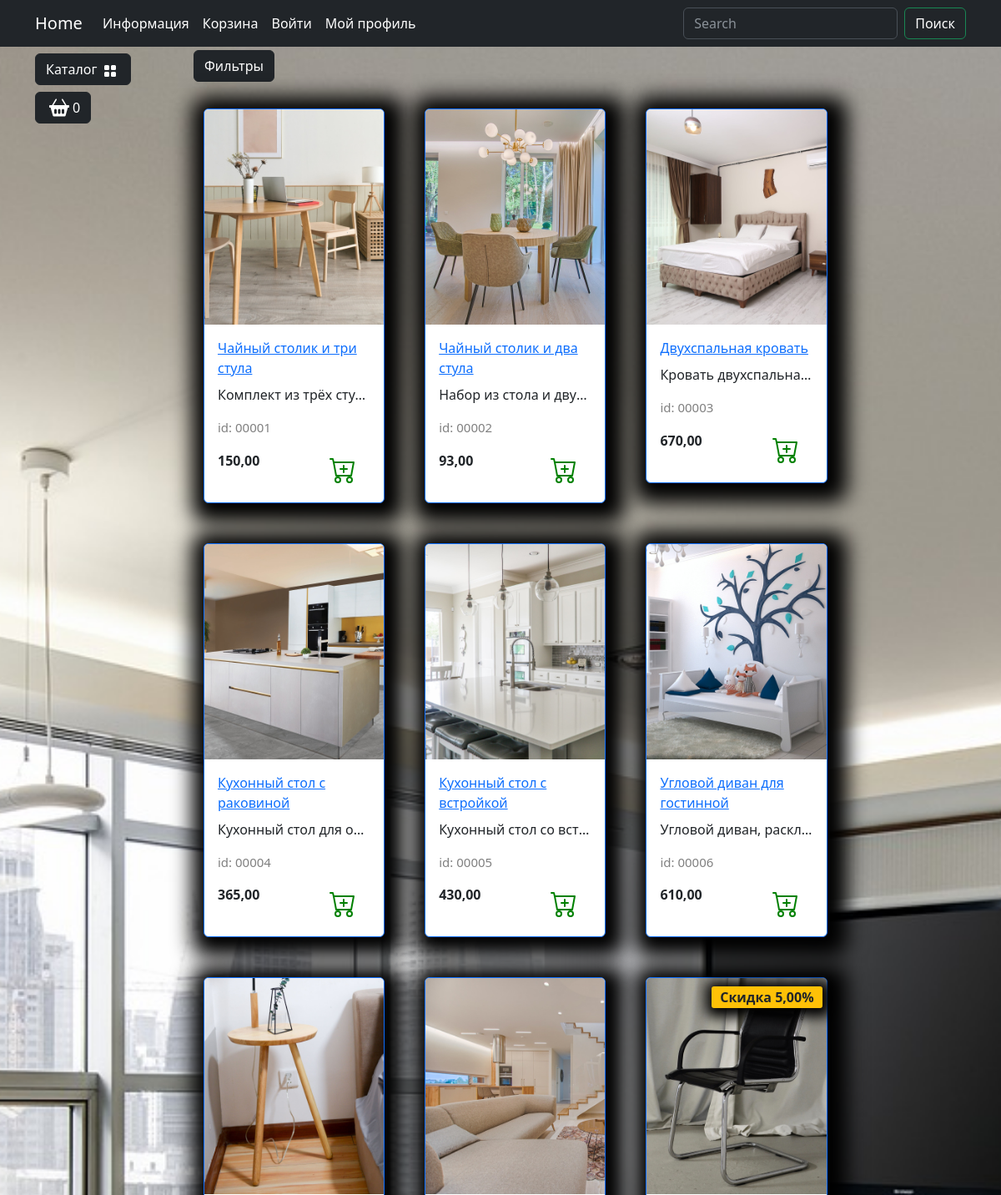
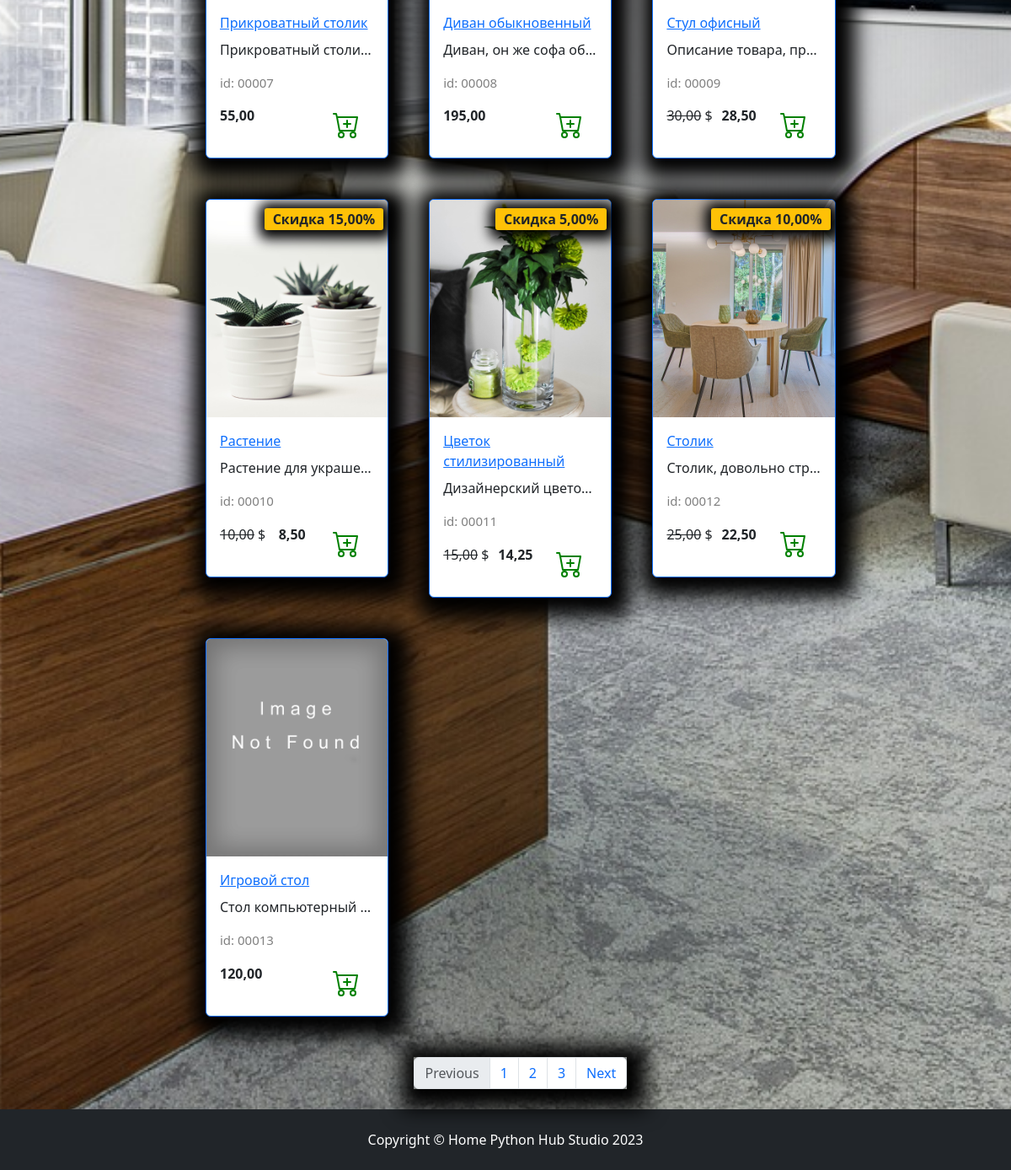
Page /catalog/ on the committed database (2 pictures, top to bottom).
### goods/models.py (models this page shows, shortened)
class Products(models.Model):
    name = models.CharField(max_length=150, unique=True, verbose_name='Название')
    slug = models.SlugField(max_length=200, unique=True, blank=True, null=True, verbose_name='URl')
    description = models.TextField(blank=True, null=True, verbose_name='Описание')
    image = models.ImageField(upload_to='goods_images', blank=True, null=True, verbose_name='Изображение')
    price = models.DecimalField(default=0.00, decimal_places=2, max_digits=7, verbose_name='Цена')
    discount = models.DecimalField(default=0.00, decimal_places=2, max_digits=4, verbose_name='Скидка в %')
    quantity = models.PositiveIntegerField(default=0, verbose_name='Количество')
    category = models.ForeignKey(to=Categories, on_delete=models.CASCADE, verbose_name='Категория')
    class Meta:
        db_table = 'product'
        verbose_name = 'Продукт'
        verbose_name_plural = 'Продукты'
    def display_id(self):
        return f'{self.id:05}'
    def sell_price(self):
        if self.discount:
            return round(self.price - self.price*self.discount/100, 2)
        return self.price

### goods/views.py (the view)
# urls.py: path('catalog/', include('goods.urls', namespace='catalog')),
def catalog(request) -> HttpResponse:
    goods: BaseManager[Products] = Products.objects.all()
    context: dict[str, Any] = {
        'title': 'Home - Каталог',
        'goods': goods
    }
    return render(request, 'goods/catalog.html', context)

### goods/templatetags/goods_tags.py (called while the page is built)
@register.simple_tag()
def tag_categories() -> BaseManager[Categories]:
    return Categories.objects.all()

### goods/templates/goods/catalog.html (shortened to what this page needs)
{% extends "main/base.html" %}
{% load static %}
{% block content %}
    <div class="col-lg-10">
        <div class="row">
            <div class="dropdown mb-2">
                <button class="btn btn-secondary dropdown-toggle btn-dark" type="button" data-bs-toggle="dropdown"
                        aria-expanded="false">
                    Фильтры
                </button>
            </div>
            {% for product in goods %}
                <div class="col-lg-4 col-md-6 p-4">
                    <div class="card border-primary rounded custom-shadow">
                        {% if product.image %}
                            <img src="{{ product.image.url }}" class="card-img-top" alt="{{ product.name }}">
                        {% else %}
                            <img src="{% static "deps/images/Not found image.png" %}" class="card-img-top" alt="...">
                        {% endif %}
                        <div class="card-body">
                            <a href="../goods/product.html">
                                <p class="card-title">{{ product.name }}</p>
                            </a>
                            <p class="card-text text-truncate">{{ product.description }}</p>
                            <p class="product_id">id: {{ product.display_id }}</p>
                            <div class="d-flex justify-content-between">
                                {% if product.discount %}
                                    <p><s>{{ product.price }}</s> $</p>
                                    <p><strong>{{ product.sell_price }}</strong></p>
                                    <span class="badge bg-warning text-dark">Скидка {{ product.discount }}%</span>
                                {% else %}
                                    <p><strong>{{ product.price }}</strong></p>
                                {% endif %}
                                <a href="#" class="btn add-to-cart">
                                    <img class="mx-1" src="{% static "/deps/icons/cart-plus.svg" %}" alt="Catalog Icon"
                                         width="32" height="32">
                                </a>
                            </div>
                        </div>
                    </div>
                </div>
            {% endfor %}
        </div>
        <nav aria-label="Page navigation example">
            <ul class="pagination justify-content-center my-4">
                <div class="custom-shadow d-flex">
                    <li class="page-item disabled">
                        <a class="page-link">Previous</a>
                    </li>
                    <li class="page-item"><a class="page-link" href="#">1</a></li>
                    <li class="page-item"><a class="page-link" href="#">2</a></li>
                    <li class="page-item"><a class="page-link" href="#">3</a></li>
                    <li class="page-item">
                        <a class="page-link" href="#">Next</a>
                    </li>
                </div>
            </ul>
        </nav>
    </div>
{% endblock %}
{% block footer %}
    <footer class="py-4 bg-dark">
        <div class="container">
            <p class="m-0 text-center text-white">Copyright &copy; Home Python Hub Studio 2023</p>
        </div>
    </footer>
{% endblock %}

### main/templates/main/base.html (shortened to what this page needs)
{% load static %}
{% load goods_tags %}
<!DOCTYPE html>
<html lang="en">
<head>
    <link rel="stylesheet" href="{% static "deps/css/bootstrap/bootstrap.min.css" %}">
    <link rel="stylesheet" href="{% static "deps/css/my_css.css" %}">
</head>
<body>
<header>
    <nav class="navbar navbar-expand-lg bg-dark" data-bs-theme="dark">
        <div class="container">
            <a class="navbar-brand" href="{%  url "main:index" %}">Home</a>
            <div class="collapse navbar-collapse" id="navbarSupportedContent">
                <ul class="navbar-nav me-auto mb-2 mb-lg-0">
                    <li class="nav-item dropdown ">
                        <a class="nav-link dropdown-toggle text-white" href="#" role="button"
                           data-bs-toggle="dropdown" aria-expanded="false">
                            Информация
                        </a>
                    </li>
                    <li class="nav-item">
                        <a class="nav-link  text-white" href="carts/cart.html">Корзина</a>
                    </li>
                    <li class="nav-item">
                        <a class="nav-link  text-white" href="users/login.html">Войти</a>
                    </li>
                    <li class="nav-item dropdown ">
                        <a class="nav-link dropdown-toggle text-white" href="#" role="button"
                           data-bs-toggle="dropdown" aria-expanded="false">
                            Мой профиль
                        </a>
                    </li>
                </ul>
                <form class="d-flex" role="search">
                    <input class="form-control me-2" type="search" placeholder="Search" aria-label="Search">
                    <button class="btn btn-outline-success text-white" type="submit">Поиск</button>
                </form>
            </div>
        </div>
    </nav>
</header>
<section>
    <div class="container">
        <div class="row mt-1 position-fixed z-3">
            <div class="dropdown mb-2">
                <button class="btn btn-secondary dropdown-toggle btn-dark" type="button" data-bs-toggle="dropdown"
                        aria-expanded="false">
                    Каталог
                    <img class="mx-1" src="{% static "deps/icons/grid-fill.svg" %}" alt="Catalog Icon" width="16"
                         height="16">
                </button>
                    {% tag_categories as categories %}
            </div>
            <div>
                <button type="button" class="btn btn-dark btn-secondary d-flex" id="modalButton"
                        aria-expanded="false">
                    <img class="mx-1" src="{% static "deps/icons/basket2-fill.svg" %}" alt="Catalog Icon" width="24"
                         height="24">
                    <span id="goods-in-cart-count">0</span>
                </button>
            </div>
        </div>
    </div>
    <div class="container">
        <div class="row mt-1">
            <div class="col-lg-2">
            </div>
            <div class="col-lg-10">
                {% block content %} {% endblock content %}
            </div>
        </div>
    </div>
</section>
{% block footer %} {% endblock footer %}
</body>
</html>

### static/deps/css/my_css.css (style rules this page uses)
body { background-image: url("../images/bg-image.jpg"); background-repeat: no-repeat; background-attachment: fixed; background-position: center center; background-size: cover; height: 100%; }
.dropdown-toggle::after { content: none; }
.custom-shadow { box-shadow: 5px 5px 25px 19px #000000; }
.product_id { color: gray; font-size: 15px; }
.badge.bg-warning.text-dark { position: absolute; top: 10px; right: 5px; z-index: 1; padding: 5px 10px; border-radius: 3px; font-size: 1rem; box-shadow: 2px 2px 15px 9px #000000; }

### rows in the picture
Products: image (picture), name "Чайный столик и три стула", description "Комплект из трёх сту…", display_id "00001", price "150,00"
Products: image (picture), name "Чайный столик и два стула", description "Набор из стола и дву…", display_id "00002", price "93,00"
Products: image (picture), name "Двухспальная кровать", description "Кровать двухспальна…", display_id "00003", price "670,00"
Products: image (picture), name "Кухонный стол с раковиной", description "Кухонный стол для о…", display_id "00004", price "365,00"
Products: image (picture), name "Кухонный стол с встройкой", description "Кухонный стол со вст…", display_id "00005", price "430,00"
Products: image (picture), name "Угловой диван для гостинной", description "Угловой диван, раскл…", display_id "00006", price "610,00"
Products: image (picture), name "Прикроватный столик", description "Прикроватный столи…", display_id "00007", price "55,00"
Products: image (picture), name "Диван обыкновенный", description "Диван, он же софа об…", display_id "00008", price "195,00"
Products: image (picture), name "Стул офисный", description "Описание товара, пр…", display_id "00009", price "30,00", sell_price "28,50", discount "5,00"
Products: image (picture), name "Растение", description "Растение для украше…", display_id "00010", price "10,00", sell_price "8,50", discount "15,00"
Products: image (picture), name "Цветок стилизированный", description "Дизайнерский цвето…", display_id "00011", price "15,00", sell_price "14,25", discount "5,00"
Products: image (picture), name "Столик", description "Столик, довольно стр…", display_id "00012", price "25,00", sell_price "22,50", discount "10,00"
Products: name "Игровой стол", description "Стол компьютерный…", display_id "00013", price "120,00"
